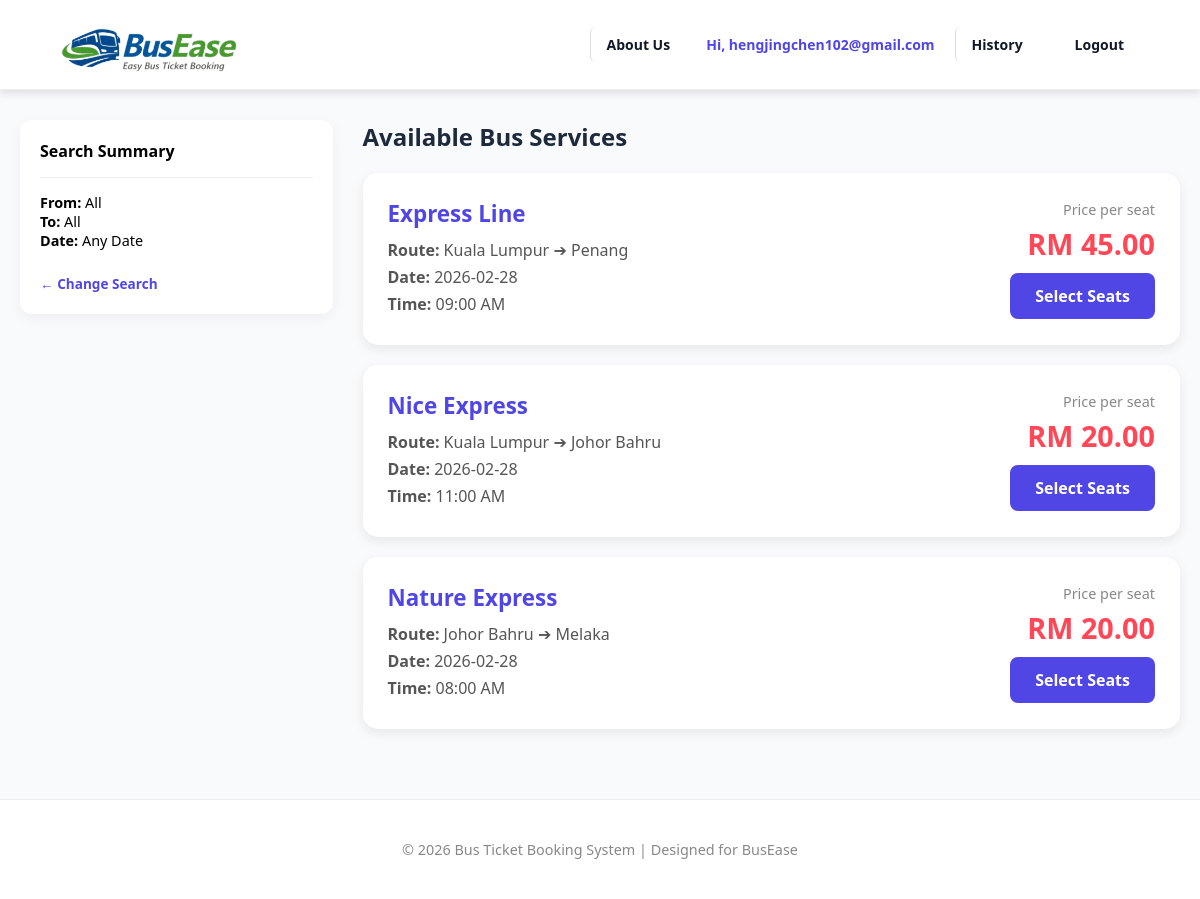
/service_catalogue.php (signed in), run on the app's committed database.
### tables this page shows
CREATE TABLE `buses` (
  `id` int(11) NOT NULL,
  `bus_company` varchar(100) DEFAULT NULL,
  `departure` varchar(100) DEFAULT NULL,
  `destination` varchar(100) DEFAULT NULL,
  `depart_time` varchar(50) DEFAULT NULL,
  `price` decimal(6,2) DEFAULT NULL,
  `travel_date` date DEFAULT NULL
);

### service_catalogue.php (the view, shortened to what this page needs)
<?php
require_once "includes/config.php";
$sql = "SELECT * FROM buses";
$result = mysqli_query($conn, $sql);
?>
<!DOCTYPE html>
<html lang="en">
<head>
    <?php include "includes/header.php"; ?>
</head>
<body style="background: #f8fafc;">
<?php include "includes/navbar.php"; ?>
<div class="container">
    <div class="content-layout">
        <aside class="filter-panel">
            <h4 style="margin-top:0;">Search Summary</h4>
            <hr style="border:0; border-top:1px solid #eee; margin:15px 0;">
            <p style="font-size:0.9rem;"><b>From:</b> <?= htmlspecialchars($_GET['from_loc'] ?? 'All') ?></p>
            <p style="font-size:0.9rem;"><b>To:</b> <?= htmlspecialchars($_GET['to_loc'] ?? 'All') ?></p>
            <p style="font-size:0.9rem;"><b>Date:</b> <?= htmlspecialchars($_GET['date'] ?? 'Any Date') ?></p>
            <br>
            <a href="homepage.php" style="color:#4f46e5; text-decoration:none; font-size:0.85rem; font-weight:bold;">← Change Search</a>
        </aside>
        <main class="main-content">
            <h2 style="margin-bottom: 20px; color: #1e293b;">Available Bus Services</h2>
            <section class="bus-list">
                <?php if (mysqli_num_rows($result) > 0): ?>
                    <?php while($row = mysqli_fetch_assoc($result)): ?>
                        <div class="bus-card">
                            <div class="bus-info">
                                <h3><?= htmlspecialchars($row['bus_company']) ?></h3>
                                <p><strong>Route:</strong> <?= htmlspecialchars($row['departure']) ?> ➔ <?= htmlspecialchars($row['destination']) ?></p>
                                <p><strong>Date:</strong> <?= $row['travel_date'] ?></p>
                                <p><strong>Time:</strong> <?= $row['depart_time'] ?></p>
                            </div>
                            <div class="price-section">
                                <p style="color:#888; margin:0; font-size:0.9rem;">Price per seat</p>
                                <h2>RM <?= number_format($row['price'], 2) ?></h2>
                                <a href="select_seat.php?id=<?= $row['id'] ?>" class="view-btn">Select Seats</a>
                            </div>
                        </div>
                    <?php endwhile; ?>
                <?php endif; ?>
            </section>
        </main>
    </div>
</div>
<?php include "includes/footer.php"; ?>
</body>
</html>

### includes/header.php (shortened to what this page needs)
<link rel="stylesheet" href="css/style2.css">

### includes/navbar.php
<header class="navbar">
    <div class="navbar-content">
        <div class="logo">
            <a href="homepage.php"><img src="images/logo3.png" alt="BusEase Logo"></a>
        </div>
        <div class="nav-right">
            <?php if(isset($_SESSION['user'])): ?>
                <a href="about_us.php" class="nav-link">About Us</a>
                <span class="user-email">Hi, <?= htmlspecialchars($_SESSION['user']) ?></span>
                <a href="history.php" class="nav-link">History</a>
                <a href="logout.php" class="logout-btn">Logout</a>
            <?php else: ?>
                <a href="about_us.php" class="nav-link">About Us</a>
                <a href="index.php" class="nav-link">Login</a>
            <?php endif; ?>
        </div>
    </div>
</header>

### includes/footer.php
<footer style="text-align:center; padding:40px 0; color:#888; font-size:0.9rem; border-top: 1px solid #eee; margin-top: 50px; background: #fff;">
    <div class="container">
        <p>© 2026 Bus Ticket Booking System | Designed for BusEase</p>
    </div>
</footer>

### css/style2.css (style rules this page uses)
:root { --primary-color: #1a56db; --primary-hover: #1e429f; --text-main: #111827; --text-muted: #6b7280; --bg-light: #f5f7fb; --line-color: #e5e7eb; --white: #ffffff; }
* { margin: 0; padding: 0; box-sizing: border-box; font-family: 'Segoe UI', Arial, sans-serif; }
.container { max-width: 1200px; margin: 0 auto; padding: 0 20px; width: 100%; }
.navbar { background: var(--white); height: 90px; box-shadow: 0 4px 30px rgba(0, 0, 0, 0.); position: sticky; top: 0; z-index: 1000; }
.navbar-content { display: flex; justify-content: space-between; align-items: center; height: 100%; }
.logo img { height: 70px; transition: transform 0.3s ease; }
.nav-right { display: flex; gap: 20px; font-size: 14px; font-weight: 500; color: var(--text-main); }
.nav-right a { text-decoration: none; color: var(--text-main); padding: 8px 16px; border-radius: 6px; font-weight: 600; transition: all 0.25s ease; }
.logout-btn { color: #dc2626; }

### includes/header.php (style rules this page uses)
body { font-family: 'Segoe UI', Arial, sans-serif; background-color: #f8fafc; margin: 0; }
.navbar { background: #fff; border-bottom: 1px solid #eee; padding: 15px 0; box-shadow: 0 2px 10px rgba(0,0,0,0.15); }
.navbar-content { display: flex; justify-content: space-between; align-items: center; width: 90%; margin: auto; }
.logo img { width: 180px; height: auto; }
.nav-right { display: flex; align-items: center; gap: 20px; font-weight: bold; }
.user-email { color: #4f46e5; }
.nav-link { text-decoration: none; color: #4f46e5; border-left: 1px solid #ddd; padding-left: 15px; }
.logout-btn { color: #dc3545; text-decoration: none; }

### service_catalogue.php (style rules this page uses)
.content-layout { display: flex; gap: 30px; margin-top: 30px; min-height: 60vh; }
.filter-panel { flex: 1; background: #fff; padding: 20px; border-radius: 12px; height: fit-content; box-shadow: 0 4px 15px rgba(0,0,0,0.05); }
.main-content { flex: 3; }
.bus-card { background: #fff; border-radius: 15px; padding: 25px; margin-bottom: 20px; display: flex; justify-content: space-between; align-items: center; box-shadow: 0 4px 12px rgba(0,0,0,0.08); transition: 0.3s; }
.bus-info h3 { color: #4f46e5; margin: 0 0 10px 0; font-size: 1.4rem; }
.bus-info p { margin: 5px 0; color: #555; }
.price-section { text-align: right; }
.price-section h2 { color: #ff4757; font-size: 1.8rem; margin: 5px 0 10px 0; }
.view-btn { background: #4f46e5; color: #fff; padding: 12px 25px; border-radius: 8px; text-decoration: none; font-weight: bold; display: inline-block; }

### data on the page
buses: bus_company "Express Line", departure "Kuala Lumpur", destination "Penang", travel_date "2026-02-28", depart_time "09:00 AM", price "45.00"
buses: bus_company "Nice Express", departure "Kuala Lumpur", destination "Johor Bahru", travel_date "2026-02-28", depart_time "11:00 AM", price "20.00"
buses: bus_company "Nature Express", departure "Johor Bahru", destination "Melaka", travel_date "2026-02-28", depart_time "08:00 AM", price "20.00"

### other printed values
$_SESSION['user'] "hengjingchen102@gmail.com"
$_GET['from_loc'] "All"
$_GET['to_loc'] "All"
$_GET['date'] "Any Date"
